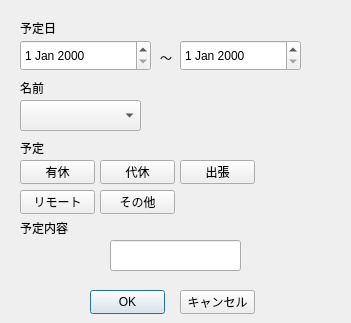
<?xml version="1.0" encoding="UTF-8"?>
<ui version="4.0">
 <class>PlanDialog</class>
 <widget class="QDialog" name="PlanDialog">
  <property name="geometry">
   <rect>
    <x>0</x>
    <y>0</y>
    <width>351</width>
    <height>323</height>
   </rect>
  </property>
  <property name="windowTitle">
   <string>Dialog</string>
  </property>
  <widget class="QDateEdit" name="dateFrom">
   <property name="geometry">
    <rect>
     <x>20</x>
     <y>40</y>
     <width>131</width>
     <height>31</height>
    </rect>
   </property>
  </widget>
  <widget class="QLineEdit" name="lineEditDetail">
   <property name="geometry">
    <rect>
     <x>110</x>
     <y>240</y>
     <width>131</width>
     <height>31</height>
    </rect>
   </property>
  </widget>
  <widget class="QPushButton" name="btnOK">
   <property name="geometry">
    <rect>
     <x>90</x>
     <y>290</y>
     <width>75</width>
     <height>24</height>
    </rect>
   </property>
   <property name="text">
    <string>OK</string>
   </property>
  </widget>
  <widget class="QPushButton" name="btnCancel">
   <property name="geometry">
    <rect>
     <x>180</x>
     <y>290</y>
     <width>75</width>
     <height>24</height>
    </rect>
   </property>
   <property name="text">
    <string>キャンセル</string>
   </property>
  </widget>
  <widget class="QLabel" name="labelDate">
   <property name="geometry">
    <rect>
     <x>20</x>
     <y>20</y>
     <width>49</width>
     <height>16</height>
    </rect>
   </property>
   <property name="text">
    <string>予定日</string>
   </property>
  </widget>
  <widget class="QLabel" name="labelName">
   <property name="geometry">
    <rect>
     <x>20</x>
     <y>80</y>
     <width>49</width>
     <height>16</height>
    </rect>
   </property>
   <property name="text">
    <string>名前</string>
   </property>
  </widget>
  <widget class="QLabel" name="labelPlan">
   <property name="geometry">
    <rect>
     <x>20</x>
     <y>140</y>
     <width>49</width>
     <height>16</height>
    </rect>
   </property>
   <property name="text">
    <string>予定</string>
   </property>
  </widget>
  <widget class="QComboBox" name="comboName">
   <property name="geometry">
    <rect>
     <x>20</x>
     <y>100</y>
     <width>121</width>
     <height>31</height>
    </rect>
   </property>
  </widget>
  <widget class="QDateEdit" name="dateTo">
   <property name="geometry">
    <rect>
     <x>180</x>
     <y>40</y>
     <width>121</width>
     <height>31</height>
    </rect>
   </property>
  </widget>
  <widget class="QLabel" name="label">
   <property name="geometry">
    <rect>
     <x>160</x>
     <y>50</y>
     <width>31</width>
     <height>16</height>
    </rect>
   </property>
   <property name="text">
    <string>～</string>
   </property>
  </widget>
  <widget class="QPushButton" name="btnPaid">
   <property name="geometry">
    <rect>
     <x>20</x>
     <y>160</y>
     <width>75</width>
     <height>24</height>
    </rect>
   </property>
   <property name="text">
    <string>有休</string>
   </property>
  </widget>
  <widget class="QPushButton" name="btnComp">
   <property name="geometry">
    <rect>
     <x>100</x>
     <y>160</y>
     <width>75</width>
     <height>24</height>
    </rect>
   </property>
   <property name="text">
    <string>代休</string>
   </property>
  </widget>
  <widget class="QPushButton" name="btnTrip">
   <property name="geometry">
    <rect>
     <x>180</x>
     <y>160</y>
     <width>75</width>
     <height>24</height>
    </rect>
   </property>
   <property name="text">
    <string>出張</string>
   </property>
  </widget>
  <widget class="QPushButton" name="btnOther">
   <property name="geometry">
    <rect>
     <x>100</x>
     <y>190</y>
     <width>75</width>
     <height>24</height>
    </rect>
   </property>
   <property name="text">
    <string>その他</string>
   </property>
  </widget>
  <widget class="QLabel" name="labelDetailPrompt">
   <property name="geometry">
    <rect>
     <x>20</x>
     <y>240</y>
     <width>91</width>
     <height>31</height>
    </rect>
   </property>
   <property name="text">
    <string/>
   </property>
  </widget>
  <widget class="QLabel" name="label_2">
   <property name="geometry">
    <rect>
     <x>20</x>
     <y>220</y>
     <width>49</width>
     <height>16</height>
    </rect>
   </property>
   <property name="text">
    <string>予定内容</string>
   </property>
  </widget>
  <widget class="QPushButton" name="btnRemote">
   <property name="geometry">
    <rect>
     <x>20</x>
     <y>190</y>
     <width>75</width>
     <height>24</height>
    </rect>
   </property>
   <property name="text">
    <string>リモート</string>
   </property>
  </widget>
 </widget>
 <resources/>
 <connections/>
</ui>
